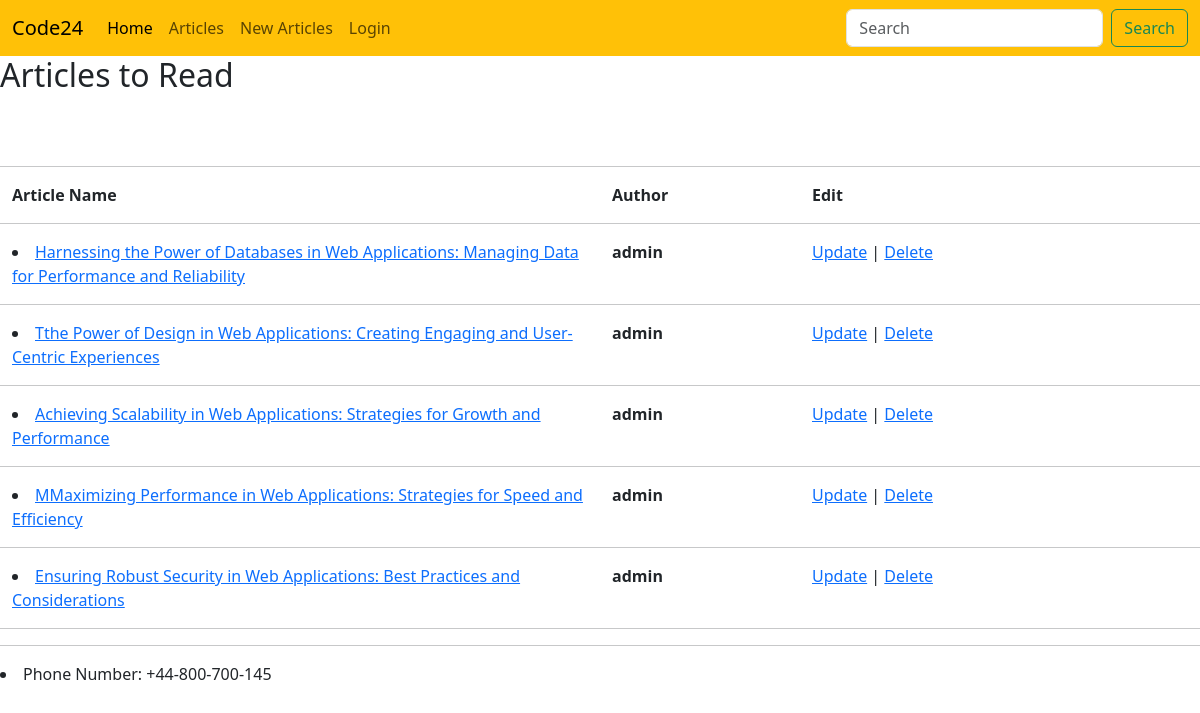
/articles/, run on an earlier commit of the app's database.
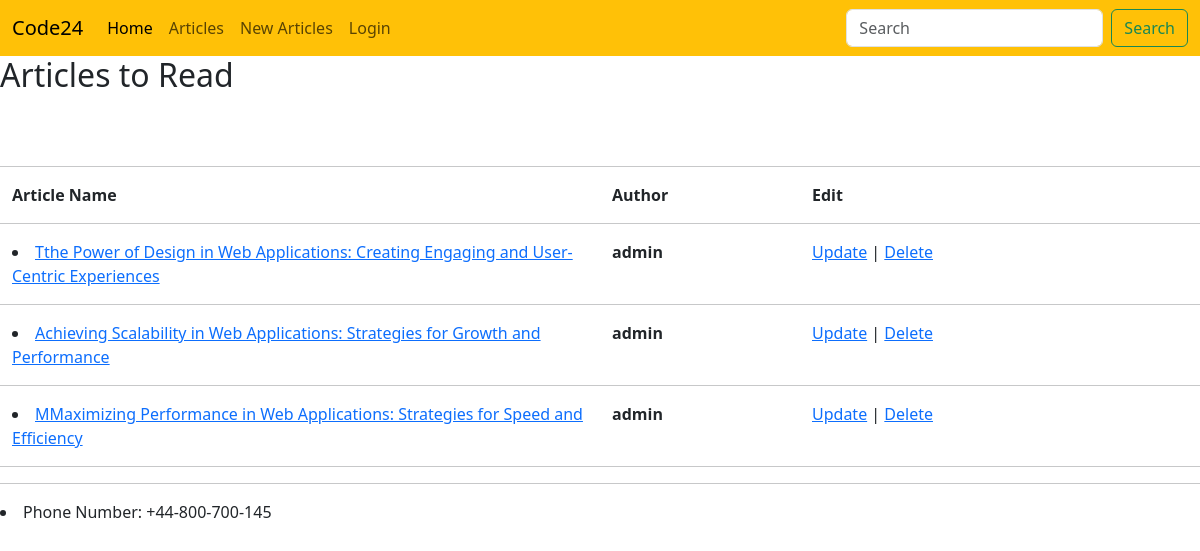
And on a later commit of the database.
### article/models.py (models this page shows, shortened)
class ArticleModel(models.Model):
    STATUS_OF_ARTICLE = (
        ("checking" , "Checking"),
        ("rejected" , "Rejected"),
        ("published" , "Published"),
    )
    Title = models.CharField(max_length=150)
    Body  = models.TextField(max_length=10000)
    Author= models.ForeignKey("auth.user", on_delete=models.CASCADE)
    Created = models.DateTimeField(auto_now_add=True)
    Edited = models.DateTimeField(auto_now=True)
    Status = models.CharField(max_length=15, choices=STATUS_OF_ARTICLE, default="checking")
    slug   = models.SlugField(unique=True, null=True)
    class Meta:
        ordering = ("-Created",)

### article/views.py (the view)
# urls.py: path('', ArticleListView.as_view(), name = "ArticleListView_url"),
class ArticleListView(ListView):
    model = ArticleModel
    template_name = "article/ArticleListView.html"
    context_object_name  = "articles"
    def get_queryset(self):
        return ArticleModel.objects.filter(Status='published')

### template/article/ArticleListView.html (shortened to what this page needs)
{% extends "base.html" %}
{% block title %}<h2>Articles to Read</h2>{% endblock title %}
{% block content %}
<br>
<br>
<hr>
<div class="container-fluid">
    <div class="row">
    <div class="col col-lg-6 ">
        <strong>Article Name</strong>
    </div>
    <div class="col col-lg-2">
        <strong>Author</strong>
    </div>
    <div class="col col-lg-2">
       <strong>Edit</strong>
    </div>
    </div>
</div>
<hr>
{% for article in articles  %}
    <div class="container-fluid">
        <div class="row">
        <div class="col col-lg-6">
            <li><a href="{% url "ArticleDetailView_url" article.slug %}">{{article.Title}}</a></li>
        </div>
        <div class="col col-lg-2">
            <strong>{{article.Author}}</strong>
        </div>
        <div class="col col-lg-2">
            <a href="{% url "ArticleUpdateView_url" article.slug %}">Update<a/>  | <a href="{% url "ArticleDeleteView_url" article.slug %}">Delete</a>
        </div>
        </div>
    </div>
    <hr>
{% endfor %}
{% endblock content %}

### template/base.html (shortened to what this page needs)
<!doctype html>
<html lang="en">
    <head>
        <link
            href="https://cdn.jsdelivr.net/npm/bootstrap@5.3.2/dist/css/bootstrap.min.css"
            rel="stylesheet"
        />
    </head>
    <body>
        <nav class="navbar navbar-expand-lg bg-warning">
            <div class="container-fluid">
              <a class="navbar-brand" href="{% url "home_url" %}">{{Site_Name}}</a>
              <div class="collapse navbar-collapse" id="navbarSupportedContent">
                <ul class="navbar-nav me-auto mb-2 mb-lg-0">
                  <li class="nav-item">
                    <a class="nav-link active" aria-current="page" href="{% url "home_url" %}">Home</a>
                  </li>
                  <li class="nav-item">
                    <a class="nav-link" href="{% url "ArticleListView_url" %}">Articles</a>
                  </li>
                  <li class="nav-item">
                    <a class="nav-link" href="{% url "ArticleCreateView_url" %}">New Articles</a>
                  </li>
                  {% if user.is_authenticated %}
                      <li class="nav-item">
                        <a class="nav-link" href="">Hi {{user.username}}</a>
                      </li>
                      <li class="nav-item">
                        <a class="nav-link" href="{% url "logout_url" %}">Logout</a>
                      </li>
                  {% else %}
                      <li class="nav-item">
                        <a class="nav-link" href="{% url "login_url" %}">Login</a>
                      </li>
                  {% endif %}
                </ul>
                <form class="d-flex" role="search">
                  <input class="form-control me-2" type="search" placeholder="Search" aria-label="Search">
                  <button class="btn btn-outline-success" type="submit">Search</button>
                </form>
              </div>
            </div>
          </nav>
        <header>
            {% block title %}{% endblock title %}
        </header>
        <main>
            {% block content %}{% endblock content %}
        </main>
        <footer>
            <hr>
            <p><li>Phone Number: {{Phone_Number}}</li></p>
        </footer>
    </body>
</html>

What changed in the data, as far as the page shows it:
removed ArticleModel: Title "Harnessing the Power of Databases in Web Applications: Managing Data for Performance and Reliability", Author "admin"
removed ArticleModel: Title "Ensuring Robust Security in Web Applications: Best Practices and Considerations", Author "admin"
